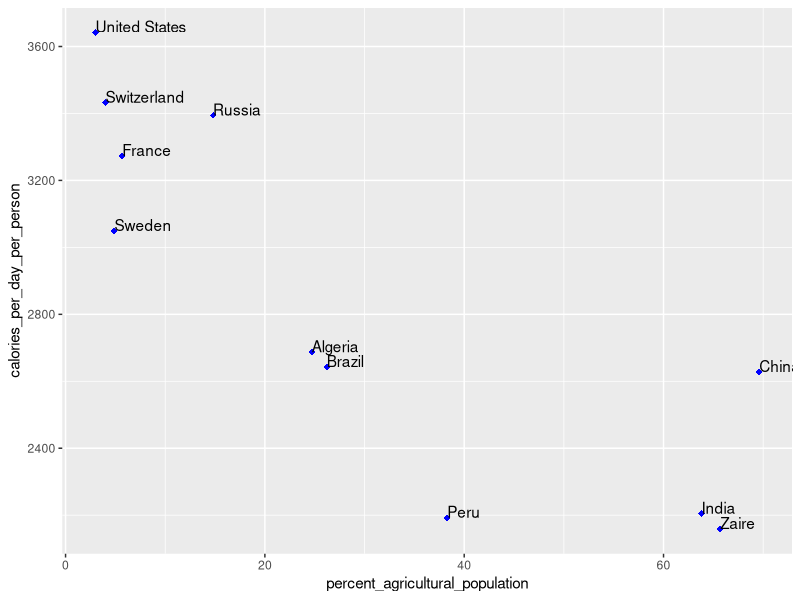

Write R code to recreate this figure. (Note: this script raises an error after producing the figure.)
## ---- chunk 1
library(ggplot2)
library(tidyverse)
## ---- chunk 2
dat = read.csv('data_ex1.csv')
dat
## ---- chunk 3
ggplot(data = dat,aes(x=percent_agricultural_population,y=calories_per_day_per_person)) + 
  geom_point(shape=18,color="blue",size=2)+
  geom_text(aes(label=country),hjust=0, vjust=0)
## ---- chunk 4
LM = lm(calories_per_day_per_person~percent_agricultural_population)
LM$coefficients
## ---- chunk 5
summary(LM)
## ---- chunk 6
pred = predict(LM, dat,interval="confidence")
pred
## ---- chunk 7
dat2 = cbind(dat,pred)
ggplot(data=dat2 ) + 
  geom_point(aes(x=percent_agricultural_population, y=calories_per_day_per_person),shape=18,color="blue",size=2)+
  geom_text(aes(x=percent_agricultural_population, y=calories_per_day_per_person,label=country),hjust=0, vjust=0)+
  geom_line(aes(x=percent_agricultural_population, y=fit),col="red") + 
  geom_line(aes(x=percent_agricultural_population, y=lwr),linetype = "dashed",col="red") + 
  geom_line(aes(x=percent_agricultural_population, y=upr),linetype = "dashed",col="red")
